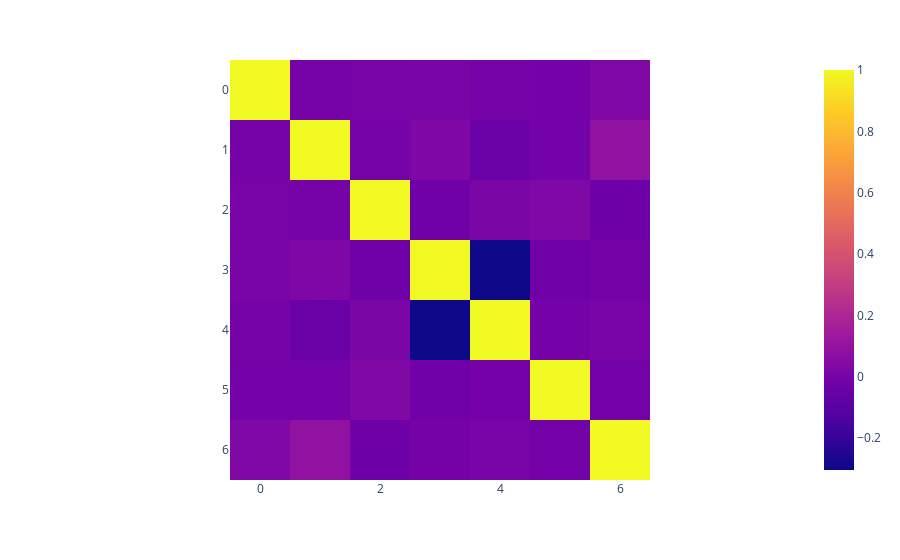

Notebook cell for this chart:
### Markdown cell above
### Correlation with categorical features

### Code cell
fig = px.imshow(corr)

fig.show()

### Figure 1 — Plotly figure (JSON) as saved in the notebook; plotly's stock layout.template omitted (floating-point values rounded to 4 significant figures)
{"data": [{"coloraxis": "coloraxis", "hovertemplate": "x: %{x}<br>y: %{y}<br>color: %{z}<extra></extra>", "type": "heatmap", "z": [[1, -0.002839, 0.007233, 0.009761, 0.0009956, -0.007987, 0.03399], [-0.002839, 1, -0.002389, 0.02746, -0.04053, -0.01033, 0.09366], [0.007233, -0.002389, 1, -0.02053, 0.01809, 0.03611, -0.02998], [0.009761, 0.02746, -0.02053, 1, -0.3034, -0.0194, -0.006482], [0.0009956, -0.04053, 0.01809, -0.3034, 1, -0.00724, 0.007005], [-0.007987, -0.01033, 0.03611, -0.0194, -0.00724, 1, -0.01456], [0.03399, 0.09366, -0.02998, -0.006482, 0.007005, -0.01456, 1]]}], "layout": {"coloraxis": {"colorscale": [[0, "#0d0887"], [0.1111, "#46039f"], [0.2222, "#7201a8"], [0.3333, "#9c179e"], [0.4444, "#bd3786"], [0.5556, "#d8576b"], [0.6667, "#ed7953"], [0.7778, "#fb9f3a"], [0.8889, "#fdca26"], [1, "#f0f921"]]}, "margin": {"t": 60}, "xaxis": {"constrain": "domain", "scaleanchor": "y"}, "yaxis": {"autorange": "reversed", "constrain": "domain"}}}
